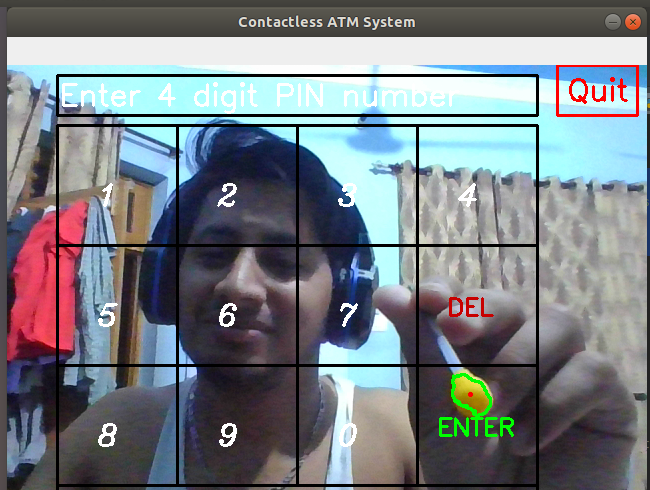
#> input picture images/shubham_123456_date-23_35_02_time-15_05_21.png, 650 x 490 px, given in place of the camera
$ python main.py
#> lines starting #> are read from the running program, lines starting #| are printed output that depends on the picture
### faceDetection.py
import cv2
from colors import white, black, blue

def detectFace():
    counter = 0
    face_cascade = cv2.CascadeClassifier('haarcascade_frontalface_default.xml')

    cap = cv2.VideoCapture(0)
    cv2.namedWindow('face-detection', cv2.WND_PROP_FULLSCREEN)
    cv2.setWindowProperty('face-detection', cv2.WND_PROP_FULLSCREEN, cv2.WINDOW_FULLSCREEN)

    while True:
        _, frame = cap.read()
#> frame is the input picture: shape (490, 650, 3); mean B, G, R 132.2, 126.4, 120.3
        frame = cv2.flip(frame, 1)
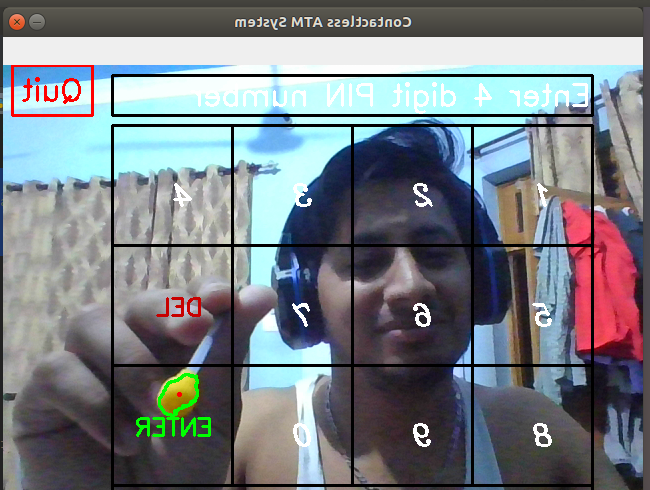
#> frame: shape (490, 650, 3); mean B, G, R 132.2, 126.4, 120.3

        cv2.putText(frame, "Waiting for user...", (65, 60), cv2.FONT_HERSHEY_SIMPLEX, 1, black, 2)
        cv2.rectangle(frame, (40, 10), (600, 450), black, 2)
        cv2.rectangle(frame, (50, 20), (590, 440), blue, 2)
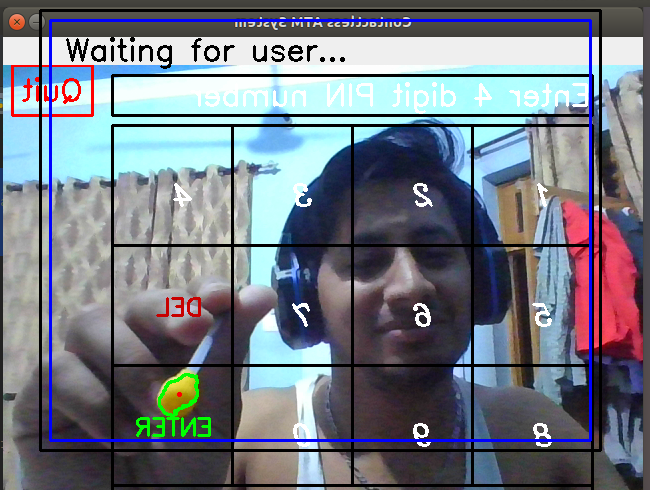
#> frame: shape (490, 650, 3); mean B, G, R 131.7, 121.3, 115

        gray = cv2.cvtColor(frame, cv2.COLOR_BGR2GRAY)
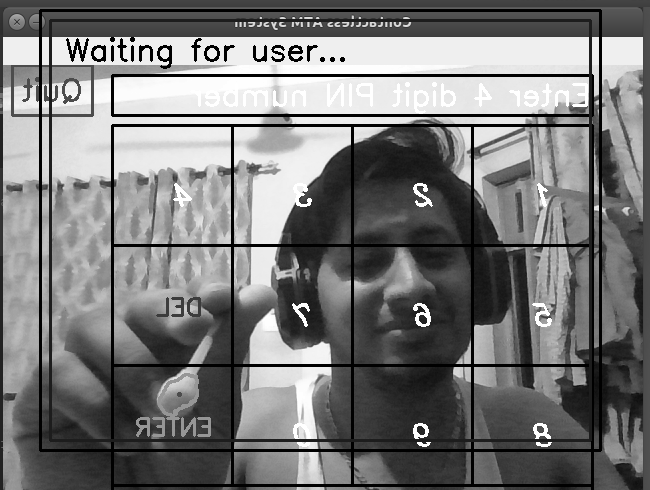
#> gray: shape (490, 650); min 0, max 255, mean 120.6
        faces = face_cascade.detectMultiScale(gray, 1.1, 4)
#> faces = [[173, 146, 75, 75], [44, 253, 80, 80]]

        if (len(faces) == 1):
            (x, y, w, h) = faces[0]
            if (w > 150 and h > 150):
                counter = counter + 1
                cv2.rectangle(frame, (x, y), (x + w, y + h), blue, 2)
                if(counter == 20):
                    cap.release()
                    return True

        # Display
        cv2.imshow('face-detection', frame)

        # Stop if escape key is pressed
        k = cv2.waitKey(30) & 0xff
#> (key Esc is pressed here)
        if k == 27:
            break

    # Release the VideoCapture object
    cap.release()
    cv2.destroyAllWindows()
    return False


# print(detectFace())

### main.py
"""
This file contains the code for invocation
of the CATM system.

All the use cases are handled in this file,
using all other keyboard interfaces.
"""

import cv2
import pandas as pd
from keyboardNumpad import getNumber
from keyboardHomepage import getHomepageKey
from keyboardConfirmation import getConfirmation
from keyboardActionChoice import getAction
from authenticate import authenticate
from instructionsPage import showInstructions
from transactionLogging import logTransaction
from utility import CameraUtility
from welcomePage import showWelcomePage
from faceDetection import detectFace

# Function for getting account details of a person with the given account number
# [122 lines left out: functions getAccountDetails, selectAccountType, runActions, not called in this run]


def runCATM(message="", accountNo="", fontSize=1.2, language=""):
    try:
        #Checking whether user is authenticated or not
        if accountNo == "":
            loggedIn = False

            isPerson = detectFace()
            if not isPerson:
                exit(0)
#> (the program exits here)

$ run again, on images/shubham_123456_date-23_36_11_time-15_05_21.png
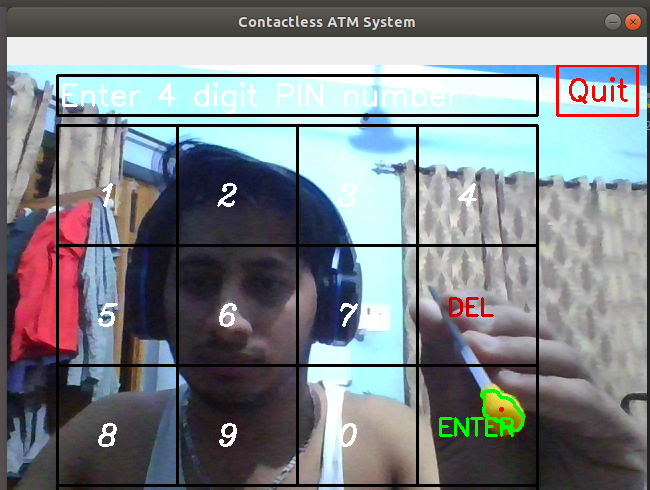
#> input picture images/shubham_123456_date-23_36_11_time-15_05_21.png, 650 x 490 px, given in place of the camera
#> in detectFace, frame is the input picture: shape (490, 650, 3); mean B, G, R 135.9, 131.4, 125.8
#> in detectFace, `cv2.rectangle(frame, (50, 20), (590, 440), blue, 2)`:
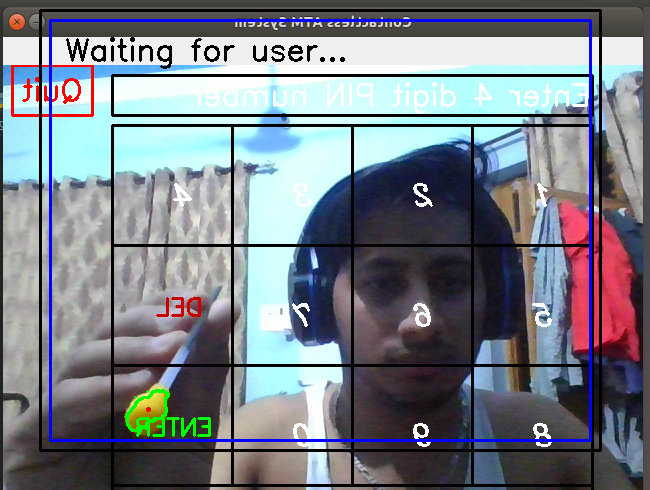
#> frame: shape (490, 650, 3); mean B, G, R 135.4, 126.3, 120.4
#> in detectFace, `gray = cv2.cvtColor(frame, cv2.COLOR_BGR2GRAY)`:
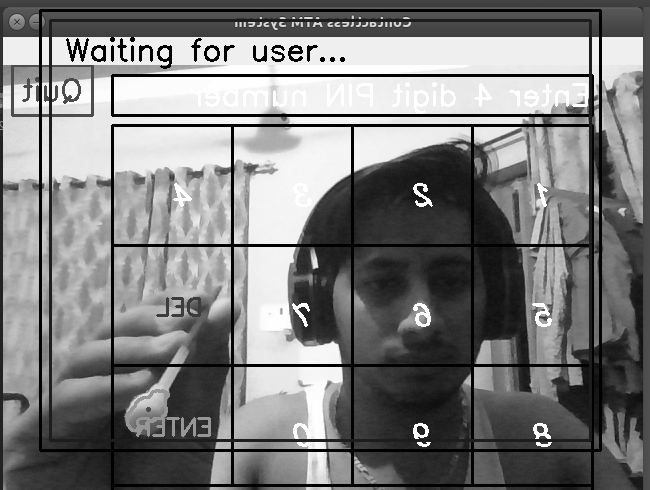
#> gray: shape (490, 650); min 0, max 255, mean 125.6
#> faces = [[42, 198, 57, 57], [170, 146, 75, 75]]
